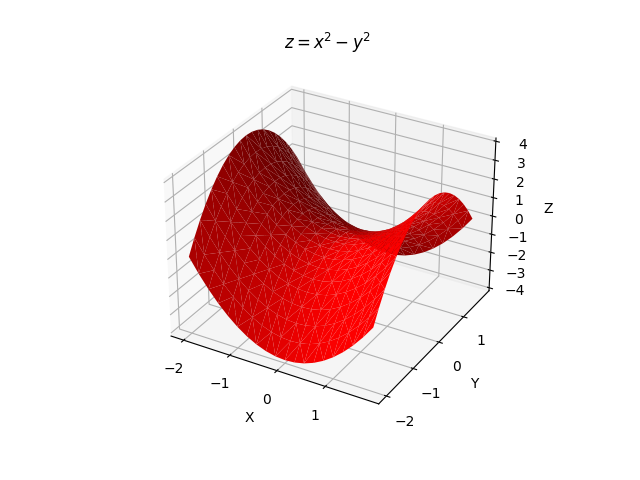

Python code for this plot:
import matplotlib.pyplot as plt
import numpy as np

fig = plt.figure()
ax = fig.add_subplot(111, projection='3d')

x = np.arange(-2, 2, 0.2)
y = np.arange(-2, 2, 0.2)
x, y = np.meshgrid(x, y)
z = x**2 - y**2

ax.plot_trisurf(x.flatten(), y.flatten(), z.flatten(), color = 'red')
ax.set_title('$z = x^2 - y^2$')
ax.set_xlabel('X')
ax.set_ylabel('Y')
ax.set_zlabel('Z')

plt.show()
